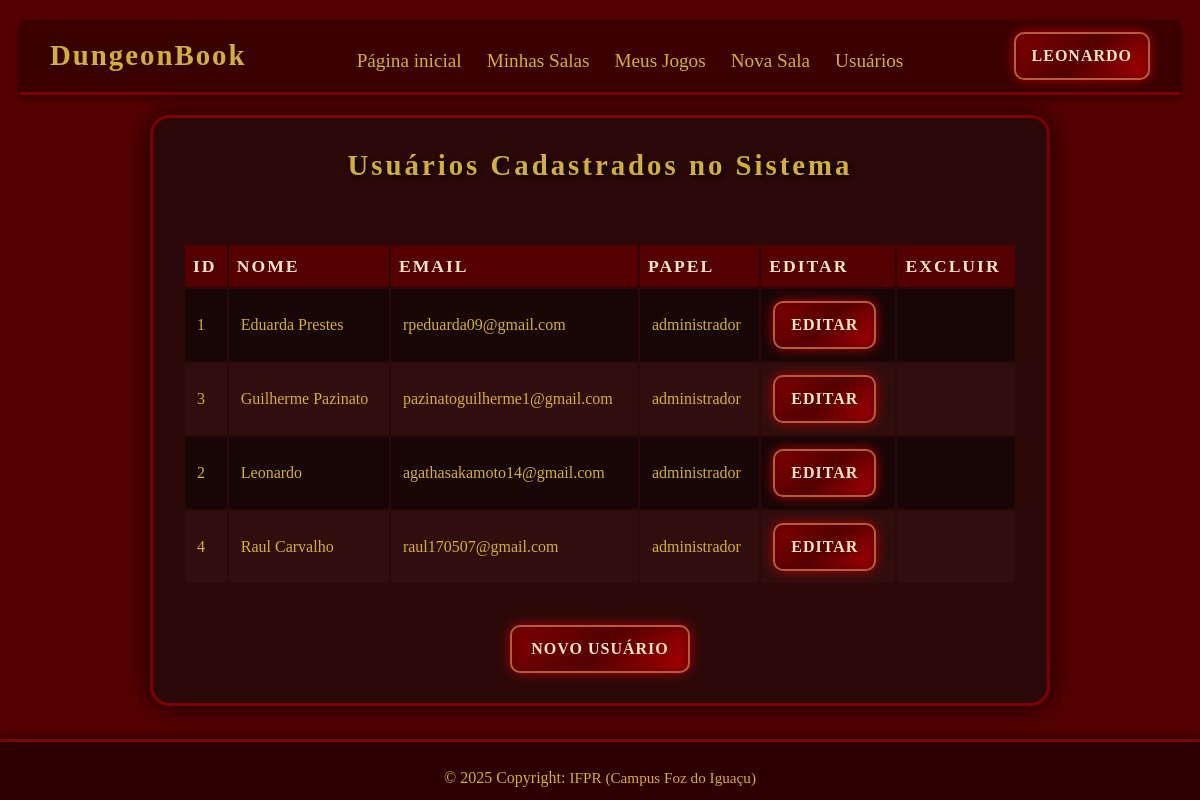
Screenshot of /app/controller/UsuarioController.php?action=list (signed in) with the database file from the repository.
### tables this page shows
CREATE TABLE IF NOT EXISTS `usuarios` (
    `id` INT NOT NULL AUTO_INCREMENT,
    `papel` ENUM('jogador', 'administrador') NOT NULL,
    `nome` VARCHAR(100) NOT NULL,
    `apelido` VARCHAR(50) NULL DEFAULT NULL,
    `email` VARCHAR(100) NOT NULL,
    `telefone` VARCHAR(20) NULL DEFAULT NULL,
    `data_nascimento` DATE NOT NULL,
    `senha` VARCHAR(255) NOT NULL,
    `foto` VARCHAR(255) NULL,
    PRIMARY KEY (`id`),
    UNIQUE INDEX `email_unique` (`email` ASC),
    UNIQUE INDEX `apelido_unique` (`apelido` ASC)
);

### app/controller/UsuarioController.php (called while the page is built, shortened)
<?php
require_once(__DIR__ . "/../dao/UsuarioDAO.php");
require_once(__DIR__ . "/../model/Usuario.php");
class UsuarioController extends Controller
{
    private UsuarioDAO $usuarioDao;
    public function __construct()
    {
        $this->usuarioDao = new UsuarioDAO();
        $this->handleAction();
    }
    protected function list(string $msgErro = "", string $msgSucesso = "")
    {
        $dados["lista"] = $this->usuarioDao->list();
        $this->loadView("usuario/List.php", $dados,  $msgErro, $msgSucesso);
    }
}
new UsuarioController();

### app/model/Usuario.php (called while the page is built, shortened)
<?php
class Usuario
{
    private ?int $id;
    private ?string $papel;
    private ?string $nome;
    private ?string $email;
    public function getId(): ?int
    {
        return $this->id;
    }
    public function setId(?int $id): self
    {
        $this->id = $id;
        return $this;
    }
    public function getPapel(): ?string
    {
        return $this->papel;
    }
    public function setPapel(?string $papel): self
    {
        $this->papel = $papel;
        return $this;
    }
    public function getNome(): ?string
    {
        return $this->nome;
    }
    public function setNome(?string $nome): self
    {
        $this->nome = $nome;
        return $this;
    }
    public function getEmail(): ?string
    {
        return $this->email;
    }
    public function setEmail(?string $email): self
    {
        $this->email = $email;
        return $this;
    }
}

### app/dao/UsuarioDAO.php (called while the page is built, shortened)
<?php
include_once(__DIR__ . "/../model/Usuario.php");
class UsuarioDAO
{
    public function list()
    {
        $conn = Connection::getConn();
        $sql = "SELECT * FROM usuarios u ORDER BY u.nome";
        $stm = $conn->prepare($sql);
        $stm->execute();
        $result = $stm->fetchAll();
        return $this->mapUsuarios($result);
    }
    private function mapUsuarios($result)
    {
        $usuarios = array();
        foreach ($result as $reg) {
            $usuario = new Usuario();
            $usuario->setId($reg['id']);
            $usuario->setPapel($reg['papel']);
            $usuario->setNome($reg['nome']);
            $usuario->setApelido($reg['apelido']);
            $usuario->setEmail($reg['email']);
            $usuario->setTelefone($reg['telefone']);
            $usuario->setDataNascimento($reg['data_nascimento']);
            $usuario->setSenha($reg['senha']);
            $usuario->setFoto($reg['foto']);
            array_push($usuarios, $usuario);
        }
        return $usuarios;
    }
}

### app/view/usuario/List.php (the view, shortened to what this page needs)
<?php
require_once(__DIR__ . "/../include/Header.php");
require_once(__DIR__ . "/../include/Menu.php");
?>
<link rel="stylesheet" href="<?= BASEURL ?>/view/css/bootstrap.min.css">
<link rel="stylesheet" href="<?= BASEURL ?>/view/css/List.css">
<div class="container">
    <h3>Usuários Cadastrados no Sistema</h3>
    <div class="row" style="margin-top: 20px;">
        <div class="col-12">
            <table id="tabUsuarios">
                <thead>
                    <tr>
                        <th>ID</th>
                        <th>Nome</th>
                        <th>Email</th>
                        <th>Papel</th>
                        <th>Editar</th>
                        <th>Excluir</th>
                    </tr>
                </thead>
                <tbody>
                    <?php foreach ($dados['lista'] as $usu): ?>
                        <tr>
                            <td><?= $usu->getId(); ?></td>
                            <td><?= $usu->getNome(); ?></td>
                            <td><?= $usu->getEmail(); ?></td>
                            <td><?= $usu->getPapel(); ?></td>
                            <td>
                                <a class="btn"
                                    href="<?= BASEURL ?>/controller/UsuarioController.php?action=edit&id=<?= $usu->getId() ?>">
                                    Editar</a>
                            </td>
                            <td>
                            </td>
                        </tr>
                    <?php endforeach; ?>
                </tbody>
            </table>
            <div class="botao-container">
                <a class="btn"
                    href="<?= BASEURL ?>/controller/UsuarioController.php?action=create">
                    Novo Usuário</a>
            </div>
        </div>
    </div>
</div>
<?php
require_once(__DIR__ . "/../include/Footer.php");
?>

### app/view/css/Menu.css (style rules this page uses)
body { margin: 0; font-family: 'Caudex', cursive; background-color: rgba(0, 0, 0, 0.9); color: #d4af37; }

### app/view/css/List.css (style rules this page uses)
body { background-color: #550000; font-family: 'Caudex', cursive; color: #d4af37; margin: 0; padding: 20px; }
.container { background: rgba(40, 10, 10, 0.9); border: 3px solid #800000; padding: 30px; border-radius: 20px; box-shadow: 0 0 25px rgba(0, 0, 0, 0.8); max-width: 900px; margin: 20px auto; backdrop-filter: blur(6px); }
h3 { font-weight: bold; font-size: 1.8em; color: #d4af37; text-shadow: 2px 2px 6px #000; margin-bottom: 40px; text-align: center; letter-spacing: 3px; }
table { width: 100%; border-collapse: unset; margin-bottom: 0px; }
thead { background-color: #550000; }
thead th { color: #f8e6c1; font-size: 1.1em; padding: 8px; text-align: left; text-transform: uppercase; letter-spacing: 2px; }
tbody tr { background-color: rgba(20, 5, 5, 0.8); transition: background 0.3s ease; }
tbody tr:nth-child(even) { background-color: rgba(50, 15, 15, 0.8); }
td { padding: 12px; border-bottom: 2px; color: #d4af37; }
button, .btn { background: linear-gradient(135deg, #800000, #550000, #aa0000); border: 2px solid #b85c3a; padding: 10px 16px; border-radius: 10px; font-size: 1em; color: #f8e6c1; cursor: pointer; font-weight: bold; text-transform: uppercase; letter-spacing: 1px; box-shadow: 0 0 12px #aa0000, inset 0 0 8px #550000; transition: all 0.3s ease; text-decoration: none; }
.botao-container { text-align: center; margin-top: 40px; }
.botao-container .btn { display: inline-block; width: auto; min-width: 180px; }

### rows the page displays
usuarios: id "1", nome "Eduarda Prestes", email "rpeduarda09@gmail.com", papel "administrador"
usuarios: id "3", nome "Guilherme Pazinato", email "pazinatoguilherme1@gmail.com", papel "administrador"
usuarios: id "2", nome "Leonardo", email "agathasakamoto14@gmail.com", papel "administrador"
usuarios: id "4", nome "Raul Carvalho", email "raul170507@gmail.com", papel "administrador"

### other values shown
$nome "LEONARDO"
